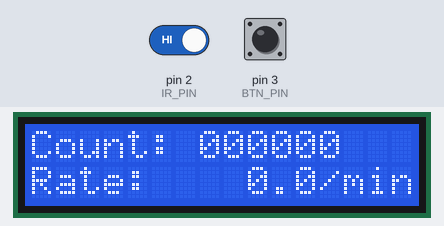
This sketch was run on a simulated Arduino Uno, built with avr-gcc and run on an emulated ATmega328P. On the bench: 16×2 character LCD. The inputs (shaded band) are chosen by the test bench; at power-on: pin 3 (BTN_PIN) HIGH, pin 2 (IR_PIN) HIGH. What the sketch prints to the serial monitor is not drawn.

Above: at 2.7 s.
2.8 s: pin 3 (BTN_PIN) pulled LOW for 0.15 s
At 3.6 s:
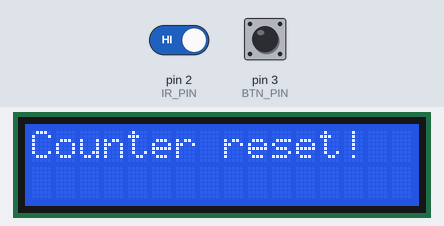
5.3 s: pin 2 (IR_PIN) driven LOW
At 6.4 s:
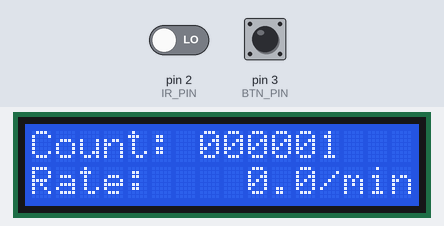
8.3 s: pin 3 (BTN_PIN) pulsed LOW 5 times (0.12 s each, 0.3 s apart)
At 12.3 s:
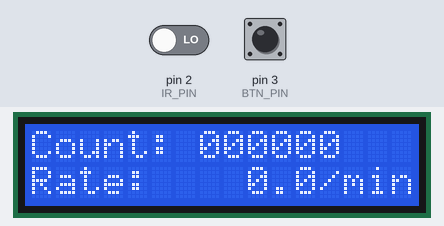
Timing chart, 0 to 13.8 s (numbered marks = the images above; inputs shaded):
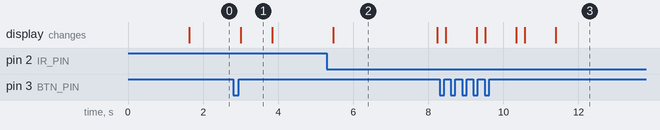

The sketch:

production_counter.ino
```cpp
/*
  Production Line Counter
  -----------------------
  Hardware:
    - IR beam-break sensor  → D2 (with interrupt)
    - Reset pushbutton      → D3 (with interrupt)
    - 16x2 LCD (I2C, 0x27) → SDA (A4), SCL (A5)

  Wiring:
    IR sensor  VCC → 5V | GND → GND | OUT → D2
    Button     one leg → D3, other leg → GND  (internal pull-up used)
    LCD I2C    VCC → 5V | GND → GND | SDA → A4 | SCL → A5
*/

#include <Wire.h>
#include <LiquidCrystal_I2C.h>

// ── Pin definitions ──────────────────────────────────────────────────────────
const uint8_t IR_PIN     = 2;   // INT0 – falling edge = item detected
const uint8_t BTN_PIN    = 3;   // INT1 – falling edge = reset

// ── LCD (address 0x27, 16 columns, 2 rows) ───────────────────────────────────
LiquidCrystal_I2C lcd(0x27, 16, 2);

// ── Counters (volatile because changed in ISR) ───────────────────────────────
volatile unsigned long totalCount = 0;
volatile bool          resetFlag  = false;

// ── Rate calculation ─────────────────────────────────────────────────────────
unsigned long lastRateTime  = 0;
unsigned long lastRateCount = 0;
float         itemsPerMin   = 0.0;

const unsigned long RATE_INTERVAL_MS = 5000;  // recalculate every 5 s

// ── Debounce ─────────────────────────────────────────────────────────────────
volatile unsigned long lastIRTime  = 0;
const unsigned long    DEBOUNCE_MS = 50;       // ignore pulses faster than 50 ms

// ─────────────────────────────────────────────────────────────────────────────
void setup() {
  pinMode(IR_PIN,  INPUT_PULLUP);
  pinMode(BTN_PIN, INPUT_PULLUP);

  lcd.init();
  lcd.backlight();
  lcd.setCursor(0, 0);
  lcd.print("  Line Counter  ");
  lcd.setCursor(0, 1);
  lcd.print("  Starting...   ");
  delay(1500);
  lcd.clear();

  // Attach interrupts
  attachInterrupt(digitalPinToInterrupt(IR_PIN),  onItemDetected, FALLING);
  attachInterrupt(digitalPinToInterrupt(BTN_PIN), onResetPressed, FALLING);

  lastRateTime = millis();
  Serial.begin(9600);
  Serial.println("Production Line Counter ready.");
}

// ─────────────────────────────────────────────────────────────────────────────
void loop() {
  // Handle reset (set by ISR, executed safely in main loop)
  if (resetFlag) {
    resetFlag    = false;
    totalCount   = 0;
    itemsPerMin  = 0.0;
    lastRateTime  = millis();
    lastRateCount = 0;
    lcd.clear();
    lcd.setCursor(0, 0);
    lcd.print("Counter reset!  ");
    delay(800);
    lcd.clear();
    Serial.println("Counter reset.");
  }

  // Recalculate items per minute every RATE_INTERVAL_MS
  unsigned long now = millis();
  if (now - lastRateTime >= RATE_INTERVAL_MS) {
    unsigned long delta = totalCount - lastRateCount;
    itemsPerMin   = (float)delta * (60000.0f / RATE_INTERVAL_MS);
    lastRateCount = totalCount;
    lastRateTime  = now;
  }

  // ── Update LCD ──────────────────────────────────────────────────────────────
  // Row 0: "Count: 000042"
  lcd.setCursor(0, 0);
  lcd.print("Count: ");
  char buf[10];
  sprintf(buf, "%06lu", totalCount);  // zero-padded 6-digit count
  lcd.print(buf);
  lcd.print("  ");

  // Row 1: "Rate:  12.3/min"
  lcd.setCursor(0, 1);
  lcd.print("Rate:  ");
  dtostrf(itemsPerMin, 5, 1, buf);   // 5 chars, 1 decimal place
  lcd.print(buf);
  lcd.print("/min ");

  // ── Serial monitor output ───────────────────────────────────────────────────
  Serial.print("Count=");
  Serial.print(totalCount);
  Serial.print("  Rate=");
  Serial.print(itemsPerMin, 1);
  Serial.println("/min");

  delay(200);  // refresh at ~5 Hz
}

// ─────────────────────────────────────────────────────────────────────────────
// ISR: called on falling edge of IR sensor output (beam broken = item passed)
void onItemDetected() {
  unsigned long t = millis();
  if (t - lastIRTime > DEBOUNCE_MS) {
    totalCount++;
    lastIRTime = t;
  }
}

// ISR: called when reset button is pressed
void onResetPressed() {
  resetFlag = true;
}
```

Measured:
- after the input at 2.8 s, the display: changes after 0.21 s (image 1)
- after the input at 5.3 s, the display: changes after 0.16 s (image 2)
- after the input at 8.3 s, the display: first changes after 0.16 s (image 3 shows a later state)
- what the display in image 1 shows lasts 0.8 s, from 3.0 s to 3.8 s
- what the display in image 2 shows lasts 2.7 s, from 5.5 s to 8.2 s
